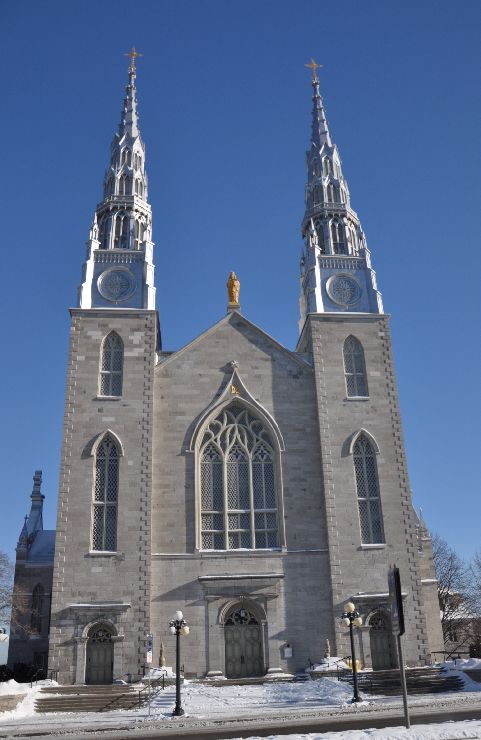
#> input picture images/church01.jpg, 481 x 740 px
$ python 8.2.3.py   (Python 2 division)
#> lines starting #> are read from the running program, lines starting #| are printed output that depends on the picture
# encoding=utf8
import numpy as np
import cv2

filename = "../images/church01.jpg"

image = cv2.imread(filename, 0)
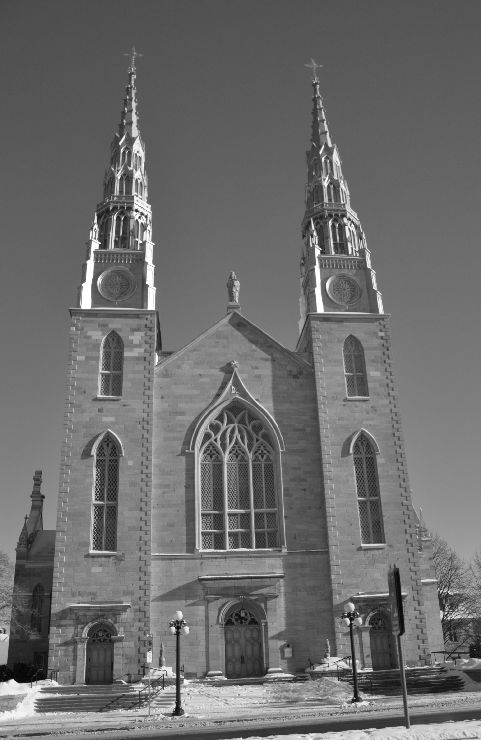
#> image: shape (740, 481); min 0, max 255, mean 108.3
image_show = cv2.cvtColor(image, cv2.COLOR_GRAY2BGR)

corners = cv2.goodFeaturesToTrack(image, 500, 0.01, 10)
#> corners = 500 rows, first 8: [100, 243], [134, 210], [141, 222], [321, 249], [141, 241], [402, 593], [388, 594], [372, 670]
print corners.shape, type(corners)
#| (500, 1, 2) <class 'numpy.ndarray'>
radius = 3
color = (0, 255, 255)
thickness = 1
for pt in corners:
    print pt, pt[0]
    cv2.circle(image_show, (pt[0][0], pt[0][1]), radius, color, thickness)
#> this loop made 500 passes
#| [[100. 243.]] [100. 243.]
#| [[134. 210.]] [134. 210.]
#| [[141. 222.]] [141. 222.]
#| [[321. 249.]] [321. 249.]
#| [[141. 241.]] [141. 241.]
#| [[402. 593.]] [402. 593.]
#| [[388. 594.]] [388. 594.]
#| [[372. 670.]] [372. 670.]
#> (further printed lines are left out)
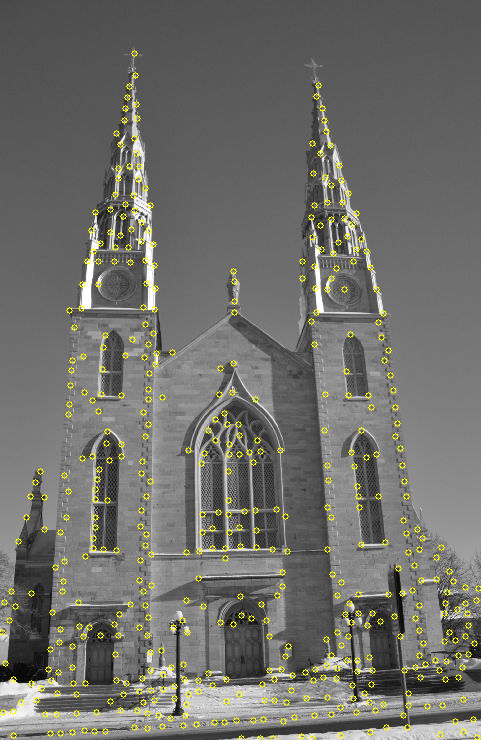
#> image_show: shape (740, 481, 3); mean B, G, R 105.5, 111.3, 111.3

cv2.imshow('src gray', image)
cv2.imshow('harris Corners', image_show)
cv2.waitKey(15000)
cv2.destroyAllWindows()

$ run again, with images/church02.jpg copied over images/church01.jpg
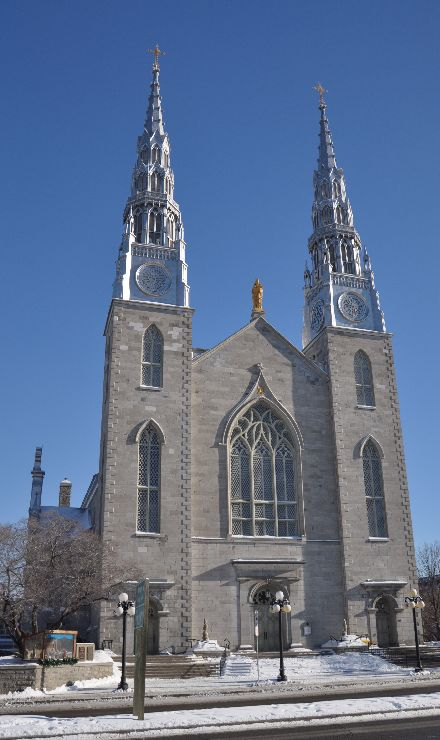
#> input picture images/church02.jpg, 440 x 740 px
#> `image = cv2.imread(filename, 0)`:
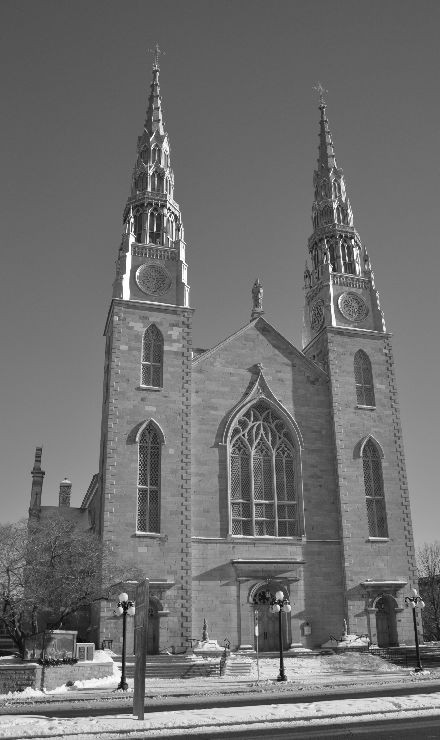
#> image: shape (740, 440); min 0, max 255, mean 111.8
#> corners = 500 rows, first 8: [419, 645], [353, 239], [168, 207], [120, 606], [126, 663], [369, 648], [413, 601], [126, 253]
#| (500, 1, 2) <class 'numpy.ndarray'>
#> the loop `for pt in corners:` made 500 passes
#> (printed output is left out)
#> after the loop `for pt in corners:`:
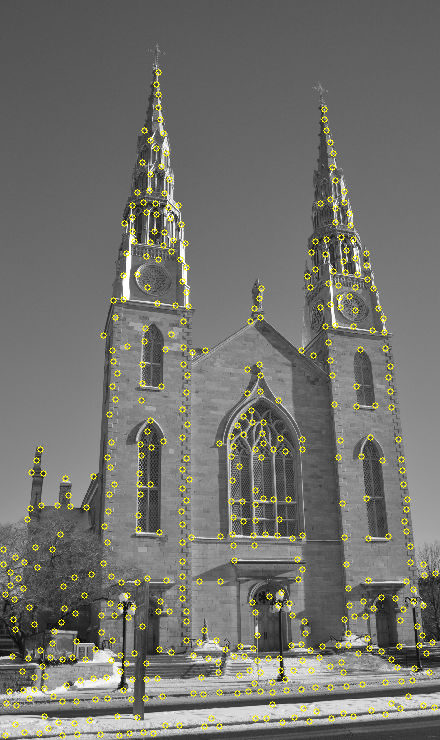
#> image_show: shape (740, 440, 3); mean B, G, R 108.7, 115, 115

$ run again, with images/church03.jpg copied over images/church01.jpg
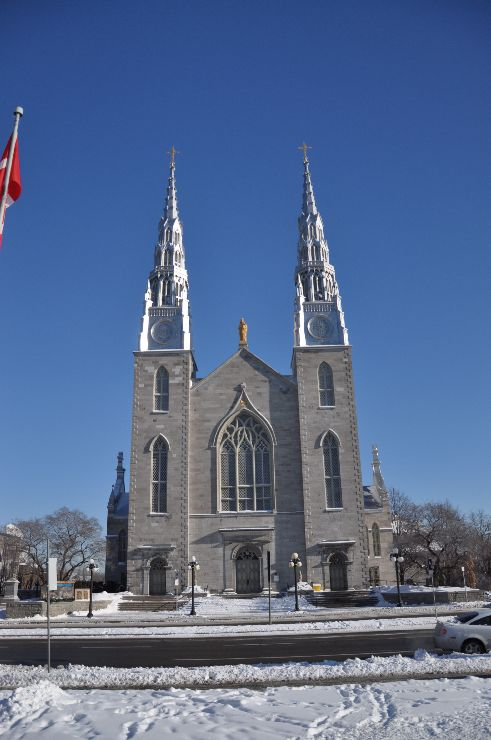
#> input picture images/church03.jpg, 491 x 740 px
#> `image = cv2.imread(filename, 0)`:
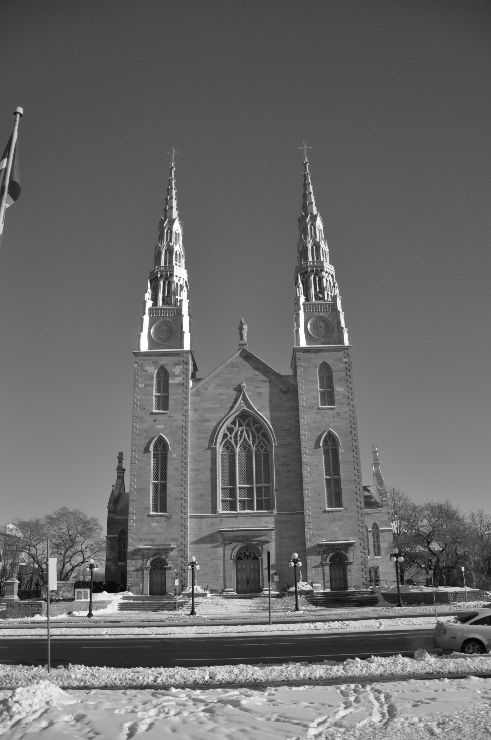
#> image: shape (740, 491); min 0, max 255, mean 106
#> corners = 500 rows, first 8: [87, 616], [462, 567], [372, 656], [181, 300], [271, 592], [180, 284], [152, 302], [189, 566]
#| (500, 1, 2) <class 'numpy.ndarray'>
#> the loop `for pt in corners:` made 500 passes
#> (printed output is left out)
#> after the loop `for pt in corners:`:
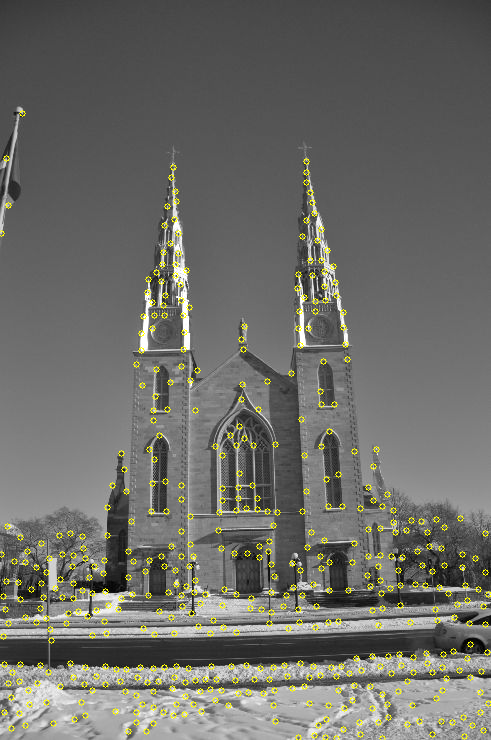
#> image_show: shape (740, 491, 3); mean B, G, R 103.2, 108.8, 108.8

$ run again, with images/baboon1.jpg copied over images/church01.jpg
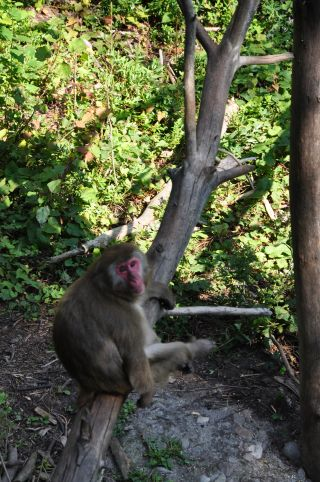
#> input picture images/baboon1.jpg, 320 x 482 px
#> `image = cv2.imread(filename, 0)`:
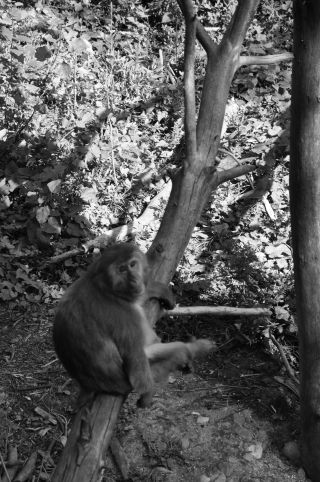
#> image: shape (482, 320); min 0, max 255, mean 87.2
#> corners = 500 rows, first 8: [288, 156], [15, 116], [227, 131], [208, 12], [267, 259], [215, 217], [4, 140], [96, 82]
#| (500, 1, 2) <class 'numpy.ndarray'>
#> the loop `for pt in corners:` made 500 passes
#> (printed output is left out)
#> after the loop `for pt in corners:`:
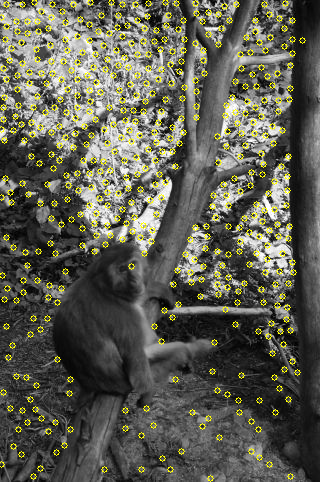
#> image_show: shape (482, 320, 3); mean B, G, R 81.4, 94.6, 94.6
